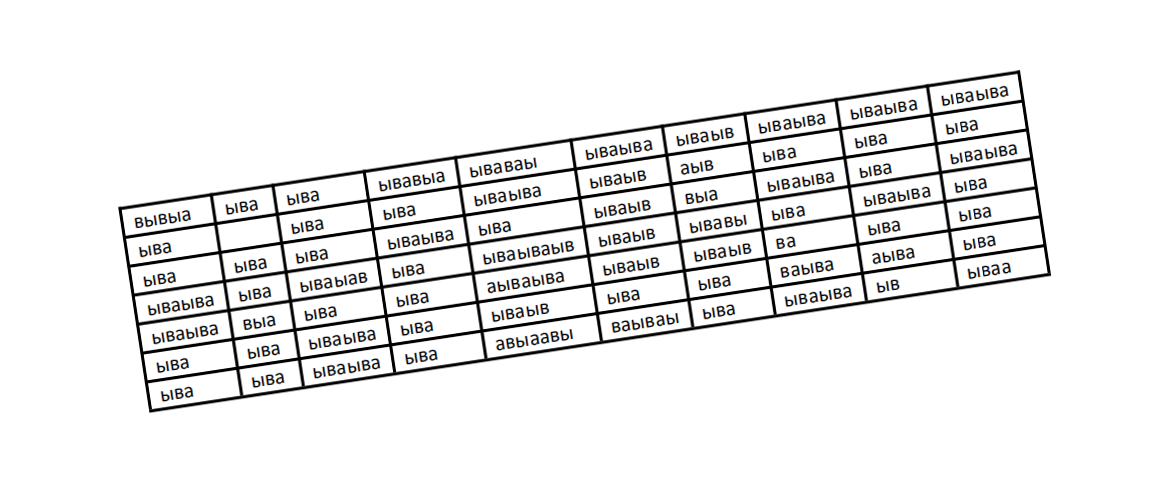
#> input picture example.png, 1166 x 482 px, found by its file name
$ python rotate.py --image example.png
#> lines starting #> are read from the running program, lines starting #| are printed output that depends on the picture; after the words box and inside, x2 and y2 are one past the last pixel; in counts of white or black regions, pixels touching at a corner belong together
# https://pythondigest.ru/view/23189/
# https://www.pyimagesearch.com/2017/02/20/text-skew-correction-opencv-python/

# import the necessary packages
import os

import numpy as np

import argparse

import cv2

# construct the argument parse and parse the arguments

ap = argparse.ArgumentParser()

ap.add_argument("-i", "--image", required=True, help="path to input image file")

args = vars(ap.parse_args())

# load the image from disk

image = cv2.imread('examples' + os.sep + 'example.png')
#> image is the input picture: shape (482, 1166, 3); mean B, G, R 235.6, 235.6, 235.6

# convert the image to grayscale and flip the foreground

# and background to ensure foreground is now "white" and

# the background is "black"

gray = cv2.cvtColor(image, cv2.COLOR_BGR2GRAY)

gray = cv2.bitwise_not(gray)
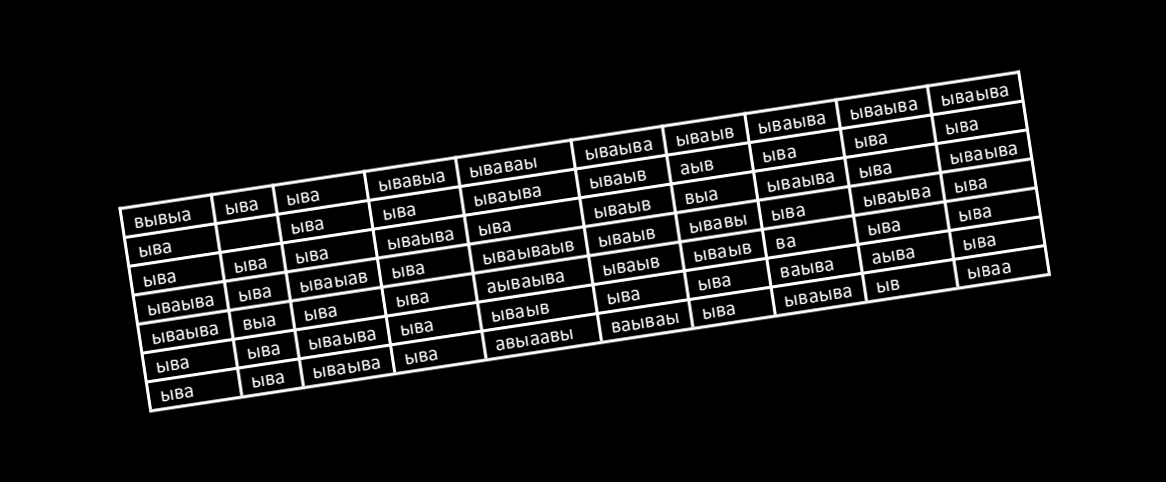
#> gray: shape (482, 1166); min 0, max 255, mean 19.4

# threshold the image, setting all foreground pixels to

# 255 and all background pixels to 0

thresh = cv2.threshold(gray, 0, 255,

                       cv2.THRESH_BINARY | cv2.THRESH_OTSU)[1]
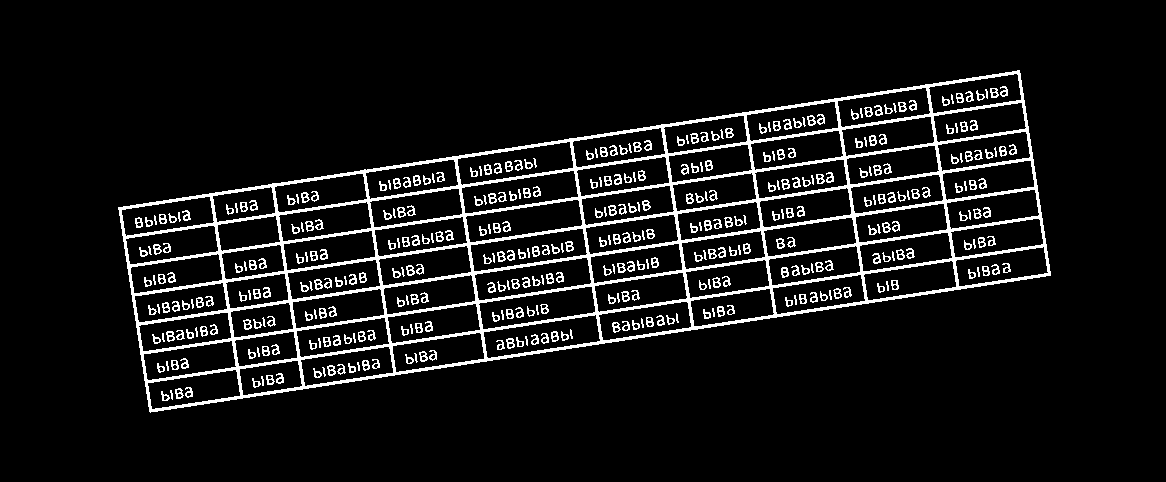
#> thresh: shape (482, 1166); 8.2% white; 394 white regions (64 under 20 px), largest, box (x1, y1, x2, y2) and area: (118, 70, 1051, 413) 30384, (488, 193, 497, 204) 57, (781, 267, 789, 278) 57

# grab the (x, y) coordinates of all pixel values that

# are greater than zero, then use these coordinates to

# compute a rotated bounding box that contains all

# coordinates

coords = np.column_stack(np.where(thresh > 0))
#> coords = 46112 pairs, first value 70 to 412, second value 118 to 1050

angle = cv2.minAreaRect(coords)[-1]
#> angle = -81.36

# the `cv2.minAreaRect` function returns values in the

# range [-90, 0); as the rectangle rotates clockwise the

# returned angle trends to 0 -- in this special case we

# need to add 90 degrees to the angle

if angle < -45:
    angle = -(90 + angle)
#> angle = -8.64

# otherwise, just take the inverse of the angle to make

# it positive

else:
    angle = -angle

    # rotate the image to deskew it

    (h, w) = image.shape[:2]

    center = (w // 2, h // 2)

    M = cv2.getRotationMatrix2D(center, angle, 1.0)

    rotated = cv2.warpAffine(image, M, (w, h),

                             flags=cv2.INTER_CUBIC, borderMode=cv2.BORDER_REPLICATE)

# draw the correction angle on the image so we can validate it

#> (the run stopped early here; a loop or call above may not have finished)

$ run again, with data1.png copied over example.png
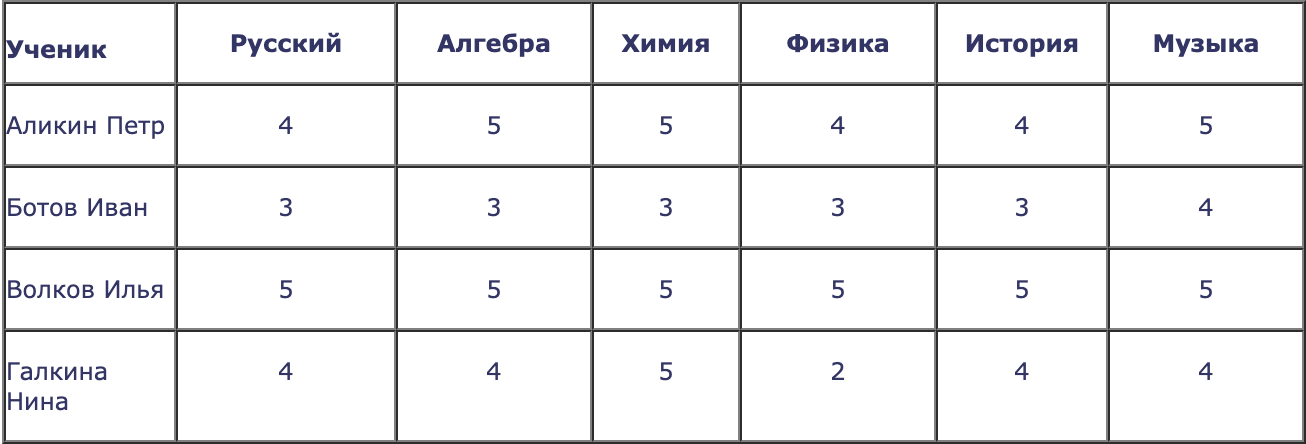
#> input picture data1.png, 1306 x 444 px, found by its file name
#> image is the input picture: shape (444, 1306, 3); mean B, G, R 238.7, 237.7, 237.7
#> `gray = cv2.bitwise_not(gray)`:
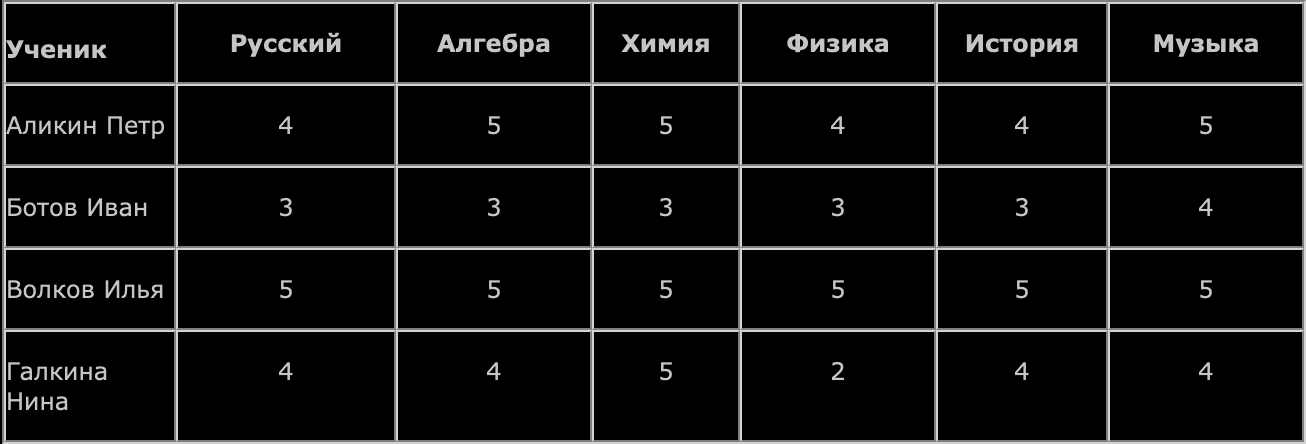
#> gray: shape (444, 1306); min 0, max 211, mean 17.2
#> `thresh = cv2.threshold(gray, 0, 255,  cv2.THRESH_BINARY | cv2.THRESH_O..`:
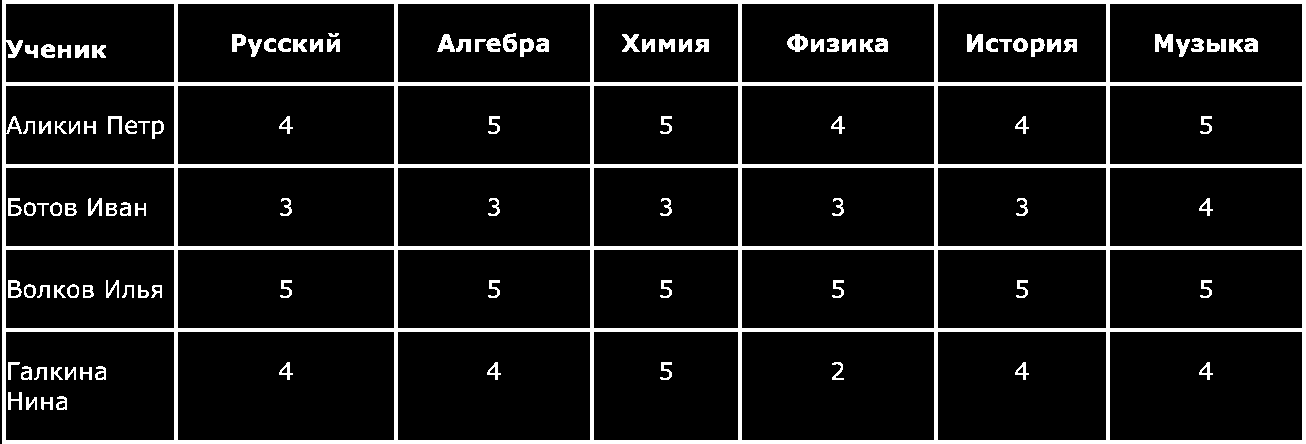
#> thresh: shape (444, 1306); 9.9% white; 109 white regions, largest, box (x1, y1, x2, y2) and area: (2, 0, 1306, 444) 45004, (787, 34, 808, 52) 236, (1155, 34, 1173, 52) 236
#> coords = 57179 pairs, first value 0 to 443, second value 2 to 1305
#> `angle = cv2.minAreaRect(coords)[-1]`: angle = -90
#> `angle = -(90 + angle)`: angle = 0

$ run again, with sample1.jpg saved as example.png
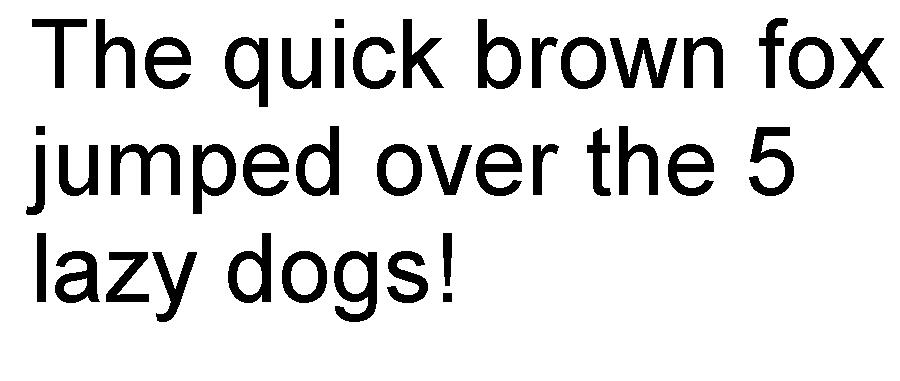
#> input picture sample1.jpg, 900 x 381 px, found by its file name
#> image is the input picture: shape (381, 900, 3); min 0, max 255, mean 223
#> `gray = cv2.bitwise_not(gray)`:
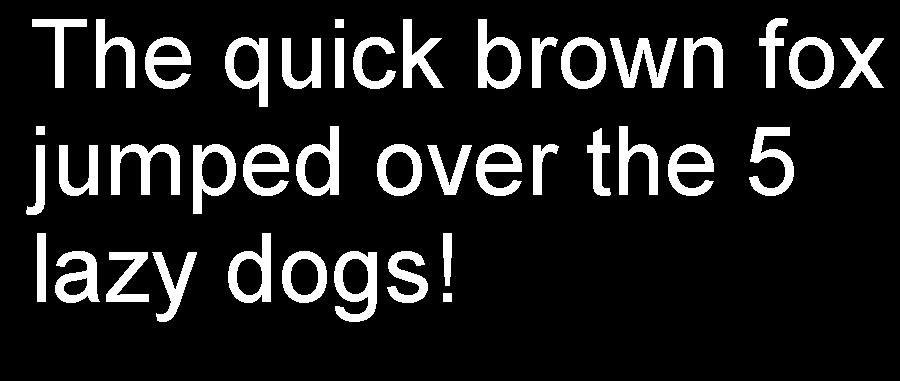
#> gray: shape (381, 900); min 0, max 255, mean 32
#> thresh: shape (381, 900); 12.5% white; 42 white regions, largest, box (x1, y1, x2, y2) and area: (111, 144, 180, 195) 1642, (334, 251, 377, 322) 1625, (610, 38, 677, 88) 1558
#> coords = 42906 pairs, first value 18 to 321, second value 26 to 883
#> `angle = cv2.minAreaRect(coords)[-1]`: angle = -89.92
#> `angle = -(90 + angle)`: angle = -0.0771
